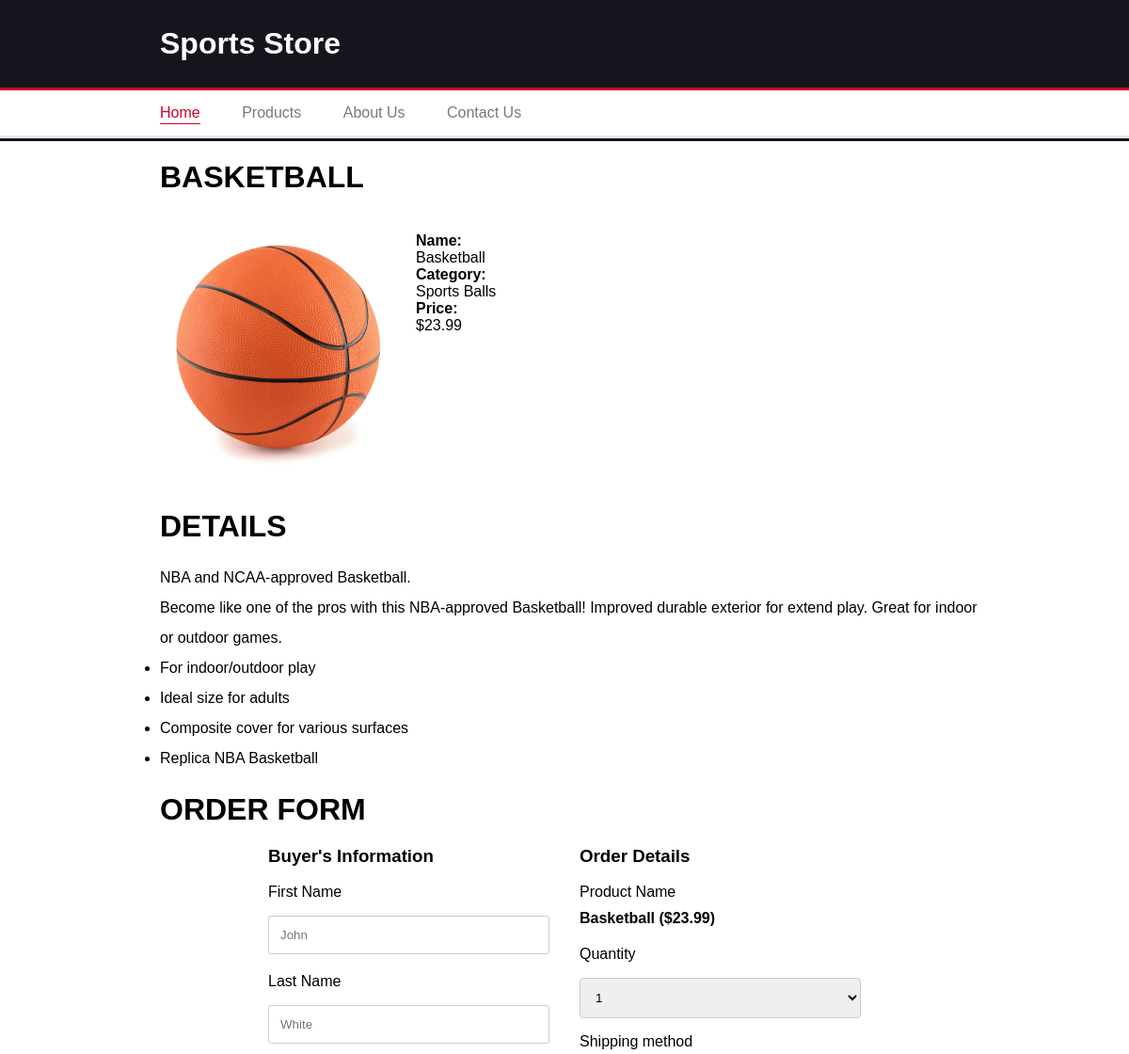
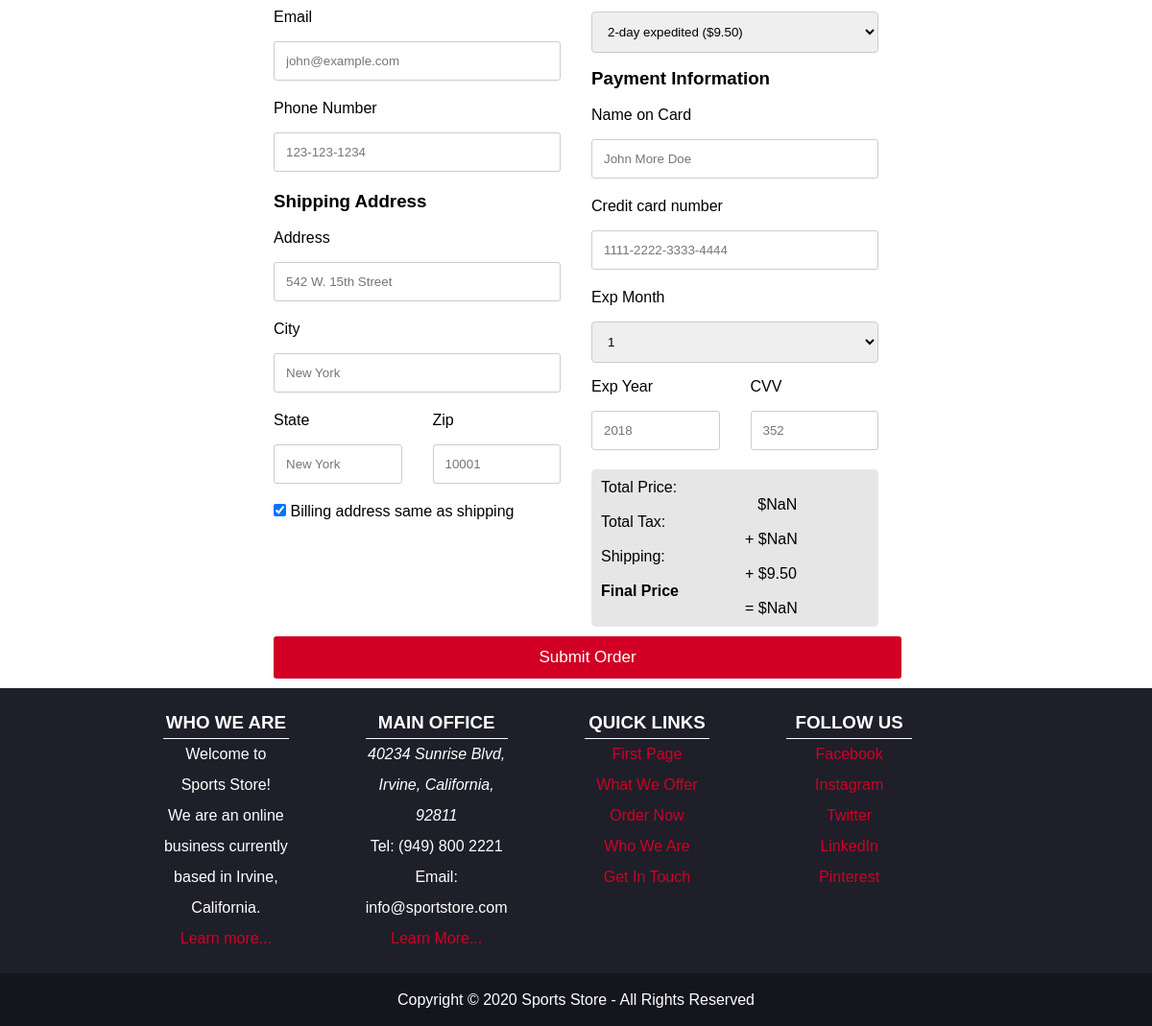
/assignment2/detail.php, run on the app's committed database (2 pictures, top to bottom).
### tables this page shows
CREATE TABLE `products` (
  `id` int(6) unsigned NOT NULL AUTO_INCREMENT,
  `name` varchar(50) NOT NULL,
  `summary` text NOT NULL,
  `thumbnail` varchar(50) NOT NULL,
  `category` varchar(30) NOT NULL,
  `detail` text NOT NULL,
  `price` float DEFAULT NULL,
  PRIMARY KEY (`id`)
);

### assignment2/detail.php (the view, shortened to what this page needs)
<?php
require_once "php/dbconnect.php";
$mysql = $pdo->prepare("SELECT * FROM products WHERE id=:id");
$mysql->execute(['id' => $_GET['id']]);
$stmt = $mysql->fetch();
?>
<?= file_get_contents("components/head.html"); ?>
<body>
    <div class="container">
        <?= file_get_contents("components/header.html"); ?>
        <div class="main">
            <div class="content">
                <h1><?= $stmt['name']; ?></h1>
                <table width="100%" cellspacing="20">
                    <tbody>
                        <tr>
                            <td width="30%" style="text-align: center;">
                                <img src="assets/<?= $stmt['thumbnail']; ?>" class="thumbnail" width="250"
                                    alt="<?= $stmt['name']; ?>" />
                            </td>
                            <td style="display: inline-block;">
                                <h4>Name:</h4>
                                <p><?= $stmt['name']; ?></p>
                                <h4>Category:</h4>
                                <p><?= $stmt['category']; ?></p>
                                <h4>Price:</h4>
                                <p id="unitPrice">$<?= $stmt['price']; ?></p>
                            </td>
                        </tr>
                    </tbody>
                </table>
                <h1>Details</h1>
                <div class="detail"><?= $stmt['detail']; ?></div>
            </div>
            <div class="content">
                <h1>Order Form</h1>
                <div class="orderform">
                    <form name="submitform" id="submitform" method="post" action="detail.php">
                        <div class="row">
                            <div class="col-50">
                                <h3>Buyer's Information</h3>
                                <br />
                                <label for="fname"> First Name</label>
                                <input type="text" id="fname" name="firstname" placeholder="John" required />
                                <label for="lname"> Last Name</label>
                                <input type="text" id="lname" name="lastname" placeholder="White" required />
                                <label for="email"> Email <?=(isset($error["email"]))?$error["email"]:"";?></label>
                                <input type="text" id="email" name="email" placeholder="john@example.com" required />
                                <label for="phone"> Phone Number <?=(isset($error["phone"]))?$error["phone"]:"";?></label>
                                <input type="text" id="phone" name="phone" placeholder="123-123-1234" required />
                                <h3>Shipping Address</h3>
                                <br />
                                <label for="adr"> Address</label>
                                <input type="text" id="adr" name="address" placeholder="542 W. 15th Street" required />
                                <label for="city"> City</label>
                                <input type="text" id="city" name="city" placeholder="New York" required />
                                <div class="row">
                                    <div class="col-50">
                                        <label for="state">State</label>
                                        <input type="text" id="state" name="state" placeholder="New York" required />
                                    </div>
                                    <div class="col-50">
                                        <label for="zip">Zip <?=(isset($error["zip"]))?$error["zip"]:"";?></label>
                                        <input type="text" id="zip" name="zip" placeholder="10001" required />
                                    </div>
                                </div>
                                <label>
                                    <input id="same-address" type="checkbox" checked="checked" name="sameaddr" />
                                    Billing address same as shipping
                                </label>
                                <br />
                            </div>
                            <div class="col-50">
                                <h3>Order Details</h3>
                                <br />
                                <label>Product Name</label>
                                <h4 style="margin-bottom: 20px;"><?= $stmt['name']; ?> ($<?= $stmt['price']; ?>)</h4>
                                <label for="quantity">Quantity <?=(isset($error["quantity"]))?$error["quantity"]:"";?></label>
                                <select id="quantity" onchange="updatePrice()" name="quantity">
                                    <option>1</option>
                                </select>
                                <label for="method">Shipping method</label>
                                <select id="method" name="method">
                                    <option selected>2-day expedited ($9.50)</option>
                                </select>
                                <h3>Payment Information</h3>
                                <br />
                                <label for="cname">Name on Card</label>
                                <input type="text" id="cname" name="cardname" placeholder="John More Doe" required />
                                <label for="ccnum">Credit card number</label>
                                <input type="text" id="ccnum" name="cardnumber" placeholder="1111-2222-3333-4444"
                                    required />
                                <label for="expmonth">Exp Month <?=(isset($error["expmonth"]))?$error["expmonth"]:"";?></label>
                                <select id="expmonth" name="expmonth" placeholder="September" required>
                                    <option selected>1</option>
                                </select>
                                <div class="row">
                                    <div class="col-50">
                                        <label for="expyear">Exp Year <?=(isset($error["expyear"]))?$error["expyear"]:"";?></label>
                                        <input type="text" id="expyear" name="expyear" placeholder="2018" required />
                                    </div>
                                    <div class="col-50">
                                        <label for="cvv">CVV <?=(isset($error["cvv"]))?$error["cvv"]:"";?></label>
                                        <input type="text" id="cvv" name="cvv" placeholder="352" required />
                                    </div>
                                    <br /><br />
                                </div>
                                <div id="price-table">
                                    <div>Total Price:</div>
                                    <div class="price-item">&nbsp; &nbsp;$<span id="total-price"></span></div>
                                    <div>Total Tax: </div>
                                    <div class="price-item">+ $<span id="tax-amount"></span></div>
                                    <div>
                                        <div>Shipping: </div>
                                        <div class="price-item">+ $<span id="shipping"></span></div>
                                    </div>
                                    <div>
                                        <h4>Final Price</h4>
                                        <div class="price-item">= $<span id="final-price"></span></div>
                                    </div>
                                </div>
                            </div>
                        </div>
                        <button type="submit" id="order-submit" class="js-submit-order btn" tabindex="0" id="formSubmit" name="purchase">
                            Submit Order
                        </button>
                    </form>
                </div>
            </div>
            <?= file_get_contents("components/footer.html"); ?>
        </div>
</body>
</html>

### assignment2/style.css (style rules this page uses)
* { margin: 0; padding: 0; box-sizing: content-box; }
html { font-family: Verdana, Geneva, Tahoma, sans-serif; }
a { text-decoration: none; }
.container form { margin-left: 15%; margin-right: 15%; }
.content { width: 75%; margin: 0 auto; }
.header { background-color: #15161d; height: 150px; }
.header h1 { color: #fff; padding: 28px 20px; }
.navbar { border-top: 3px solid #d10024; border-bottom: 3px solid #e4e7ed; display: block; background-color: #fff; }
.navbar li { list-style: none; display: inline-block; padding: 15px 20px; }
.navbar li a { color: #787878; transition: 0.2s; }
.navbar li a.active, .navbar li a:hover { padding-bottom: 3px; border-bottom: 1px solid #d10024; color: #d10024; }
.main h1 { text-transform: uppercase; margin: 20px; }
.main .detail { padding-left: 20px; margin-bottom: 20px; line-height: 2; }
.footer { background-color: #1e1f29; color: #fff; line-height: 55px; }
.footer h3 { border-bottom: 1px solid; }
.footer tr { display: flex; }
.footer td { padding-right: 80px; }
.footer .copyright { text-align: center; background-color: #15161d; }
.footer .content { line-height: 2em; }
.footer .content td { width: 22%; text-align: center; }
.footer .content a { display: block; color: #d10024; }
input[type=text], select, textarea { width: 100%; padding: 12px; border: 1px solid #ccc; border-radius: 4px; box-sizing: border-box; margin-top: 6px; margin-bottom: 16px; resize: vertical; }
.orderform .row { display: -ms-flexbox; display: flex; -ms-flex-wrap: wrap; flex-wrap: wrap; margin: 0 -16px; }
.orderform .col-50 { -ms-flex: 40%; flex: 40%; }
.orderform .col-25, .col-50, .col-75 { padding: 0 16px; }
.orderform input[type=text] { width: 100%; margin-bottom: 20px; padding: 12px; border: 1px solid #ccc; border-radius: 3px; }
.orderform label { margin-bottom: 10px; display: block; }
.orderform .btn { background-color: #d10024; color: white; padding: 12px; margin: 10px 0; border: none; width: 100%; border-radius: 3px; cursor: pointer; font-size: 17px; }
#price-table { background-color: #e6e6e6; padding: 10px; border-radius: 5px; }
#price-table .price-item { padding-left: 150px; }

### data on the page
products: name "BASKETBALL", thumbnail (picture), name "Basketball", category "Sports Balls", price "23.99", detail "NBA and NCAA-approved Basketball. Become like one of the pros with this NBA-approved Basketball! Improved durable exterior for extend play. Great for indoor or outdoor games. For indoor/outdoor play Ideal size for adults Composite cover for various surfaces Replica NBA Basketball"

### other printed values
file_get_contents("components/header.html") "Sports Store Home Products About Us Contact Us"
